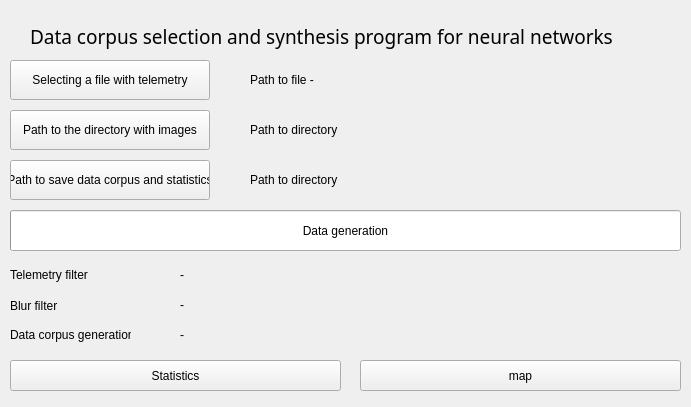
<?xml version="1.0" encoding="UTF-8"?>
<ui version="4.0">
 <class>MainWindow</class>
 <widget class="QMainWindow" name="MainWindow">
  <property name="geometry">
   <rect>
    <x>0</x>
    <y>0</y>
    <width>691</width>
    <height>407</height>
   </rect>
  </property>
  <property name="windowTitle">
   <string>BUG</string>
  </property>
  <property name="windowIcon">
   <iconset>
    <normaloff>icon.ico</normaloff>icon.ico</iconset>
  </property>
  <widget class="QWidget" name="centralwidget">
   <property name="cursor">
    <cursorShape>ArrowCursor</cursorShape>
   </property>
   <widget class="QLabel" name="Title">
    <property name="geometry">
     <rect>
      <x>30</x>
      <y>20</y>
      <width>641</width>
      <height>32</height>
     </rect>
    </property>
    <property name="minimumSize">
     <size>
      <width>0</width>
      <height>31</height>
     </size>
    </property>
    <property name="font">
     <font>
      <family>News706 BT</family>
      <pointsize>14</pointsize>
     </font>
    </property>
    <property name="text">
     <string>Data corpus selection and synthesis program for neural networks</string>
    </property>
   </widget>
   <widget class="QLabel" name="path_telemetry_text_1">
    <property name="geometry">
     <rect>
      <x>250</x>
      <y>60</y>
      <width>71</width>
      <height>40</height>
     </rect>
    </property>
    <property name="text">
     <string>Path to file -</string>
    </property>
   </widget>
   <widget class="QPushButton" name="button_telemetry">
    <property name="geometry">
     <rect>
      <x>10</x>
      <y>60</y>
      <width>200</width>
      <height>40</height>
     </rect>
    </property>
    <property name="minimumSize">
     <size>
      <width>200</width>
      <height>40</height>
     </size>
    </property>
    <property name="text">
     <string>Selecting a file with telemetry</string>
    </property>
   </widget>
   <widget class="QLabel" name="path_directiry_img_text_1">
    <property name="geometry">
     <rect>
      <x>250</x>
      <y>110</y>
      <width>91</width>
      <height>40</height>
     </rect>
    </property>
    <property name="text">
     <string>Path to directory -  </string>
    </property>
   </widget>
   <widget class="QPushButton" name="button_images">
    <property name="geometry">
     <rect>
      <x>10</x>
      <y>110</y>
      <width>200</width>
      <height>40</height>
     </rect>
    </property>
    <property name="minimumSize">
     <size>
      <width>200</width>
      <height>0</height>
     </size>
    </property>
    <property name="text">
     <string>Path to the directory with images</string>
    </property>
   </widget>
   <widget class="QPushButton" name="button_generation">
    <property name="geometry">
     <rect>
      <x>10</x>
      <y>210</y>
      <width>671</width>
      <height>41</height>
     </rect>
    </property>
    <property name="text">
     <string>Data generation</string>
    </property>
    <property name="flat">
     <bool>true</bool>
    </property>
   </widget>
   <widget class="QPushButton" name="button_satistics">
    <property name="geometry">
     <rect>
      <x>10</x>
      <y>360</y>
      <width>331</width>
      <height>31</height>
     </rect>
    </property>
    <property name="text">
     <string>Statistics</string>
    </property>
   </widget>
   <widget class="QPushButton" name="button_map">
    <property name="geometry">
     <rect>
      <x>360</x>
      <y>360</y>
      <width>321</width>
      <height>31</height>
     </rect>
    </property>
    <property name="text">
     <string>map</string>
    </property>
   </widget>
   <widget class="QLabel" name="path_telemetry_text_2">
    <property name="geometry">
     <rect>
      <x>320</x>
      <y>60</y>
      <width>351</width>
      <height>40</height>
     </rect>
    </property>
    <property name="text">
     <string/>
    </property>
   </widget>
   <widget class="QLabel" name="path_directiry_img_text_2">
    <property name="geometry">
     <rect>
      <x>340</x>
      <y>110</y>
      <width>321</width>
      <height>40</height>
     </rect>
    </property>
    <property name="text">
     <string/>
    </property>
   </widget>
   <widget class="QPushButton" name="button_save">
    <property name="geometry">
     <rect>
      <x>10</x>
      <y>160</y>
      <width>200</width>
      <height>40</height>
     </rect>
    </property>
    <property name="text">
     <string>Path to save data corpus and statistics</string>
    </property>
   </widget>
   <widget class="QLabel" name="path_directiry_save_2">
    <property name="geometry">
     <rect>
      <x>340</x>
      <y>160</y>
      <width>321</width>
      <height>40</height>
     </rect>
    </property>
    <property name="text">
     <string/>
    </property>
   </widget>
   <widget class="QLabel" name="path_directiry_save_1">
    <property name="geometry">
     <rect>
      <x>250</x>
      <y>160</y>
      <width>91</width>
      <height>40</height>
     </rect>
    </property>
    <property name="text">
     <string>Path to directory -  </string>
    </property>
   </widget>
   <widget class="QLabel" name="telemetry_filtr">
    <property name="geometry">
     <rect>
      <x>10</x>
      <y>260</y>
      <width>90</width>
      <height>30</height>
     </rect>
    </property>
    <property name="text">
     <string>Telemetry filter</string>
    </property>
   </widget>
   <widget class="QLabel" name="blur_filtr">
    <property name="geometry">
     <rect>
      <x>10</x>
      <y>290</y>
      <width>91</width>
      <height>31</height>
     </rect>
    </property>
    <property name="text">
     <string>Blur filter</string>
    </property>
   </widget>
   <widget class="QLabel" name="data_corpu_generation">
    <property name="geometry">
     <rect>
      <x>10</x>
      <y>320</y>
      <width>121</width>
      <height>30</height>
     </rect>
    </property>
    <property name="text">
     <string>Data corpus generation</string>
    </property>
   </widget>
   <widget class="QLabel" name="t_f_1">
    <property name="geometry">
     <rect>
      <x>150</x>
      <y>260</y>
      <width>21</width>
      <height>21</height>
     </rect>
    </property>
    <property name="minimumSize">
     <size>
      <width>21</width>
      <height>21</height>
     </size>
    </property>
    <property name="maximumSize">
     <size>
      <width>21</width>
      <height>21</height>
     </size>
    </property>
    <property name="text">
     <string/>
    </property>
    <property name="pixmap">
     <pixmap resource="foto.qrc">:/img/zelenaja-galochka.png</pixmap>
    </property>
    <property name="scaledContents">
     <bool>true</bool>
    </property>
   </widget>
   <widget class="QLabel" name="b_f_2">
    <property name="geometry">
     <rect>
      <x>180</x>
      <y>290</y>
      <width>161</width>
      <height>30</height>
     </rect>
    </property>
    <property name="text">
     <string>-</string>
    </property>
   </widget>
   <widget class="QLabel" name="dc_g_2">
    <property name="geometry">
     <rect>
      <x>180</x>
      <y>320</y>
      <width>161</width>
      <height>30</height>
     </rect>
    </property>
    <property name="text">
     <string>-</string>
    </property>
   </widget>
   <widget class="QLabel" name="dc_g_1">
    <property name="geometry">
     <rect>
      <x>150</x>
      <y>320</y>
      <width>21</width>
      <height>21</height>
     </rect>
    </property>
    <property name="minimumSize">
     <size>
      <width>21</width>
      <height>21</height>
     </size>
    </property>
    <property name="maximumSize">
     <size>
      <width>21</width>
      <height>21</height>
     </size>
    </property>
    <property name="text">
     <string/>
    </property>
    <property name="pixmap">
     <pixmap resource="foto.qrc">:/img/zelenaja-galochka.png</pixmap>
    </property>
    <property name="scaledContents">
     <bool>true</bool>
    </property>
   </widget>
   <widget class="QLabel" name="b_f_1">
    <property name="geometry">
     <rect>
      <x>150</x>
      <y>290</y>
      <width>21</width>
      <height>21</height>
     </rect>
    </property>
    <property name="minimumSize">
     <size>
      <width>21</width>
      <height>21</height>
     </size>
    </property>
    <property name="maximumSize">
     <size>
      <width>21</width>
      <height>21</height>
     </size>
    </property>
    <property name="text">
     <string/>
    </property>
    <property name="pixmap">
     <pixmap resource="foto.qrc">:/img/zelenaja-galochka.png</pixmap>
    </property>
    <property name="scaledContents">
     <bool>true</bool>
    </property>
   </widget>
   <widget class="QLabel" name="t_f_2">
    <property name="geometry">
     <rect>
      <x>180</x>
      <y>260</y>
      <width>161</width>
      <height>30</height>
     </rect>
    </property>
    <property name="text">
     <string>-</string>
    </property>
   </widget>
   <widget class="QProgressBar" name="progressBar">
    <property name="geometry">
     <rect>
      <x>10</x>
      <y>210</y>
      <width>671</width>
      <height>41</height>
     </rect>
    </property>
    <property name="value">
     <number>0</number>
    </property>
    <property name="textVisible">
     <bool>false</bool>
    </property>
   </widget>
   <zorder>Title</zorder>
   <zorder>path_telemetry_text_1</zorder>
   <zorder>button_telemetry</zorder>
   <zorder>path_directiry_img_text_1</zorder>
   <zorder>button_images</zorder>
   <zorder>button_satistics</zorder>
   <zorder>button_map</zorder>
   <zorder>path_telemetry_text_2</zorder>
   <zorder>path_directiry_img_text_2</zorder>
   <zorder>button_save</zorder>
   <zorder>path_directiry_save_2</zorder>
   <zorder>path_directiry_save_1</zorder>
   <zorder>telemetry_filtr</zorder>
   <zorder>blur_filtr</zorder>
   <zorder>data_corpu_generation</zorder>
   <zorder>t_f_1</zorder>
   <zorder>b_f_2</zorder>
   <zorder>dc_g_2</zorder>
   <zorder>dc_g_1</zorder>
   <zorder>b_f_1</zorder>
   <zorder>t_f_2</zorder>
   <zorder>progressBar</zorder>
   <zorder>button_generation</zorder>
  </widget>
 </widget>
 <resources>
  <include location="foto.qrc"/>
 </resources>
 <connections/>
</ui>
